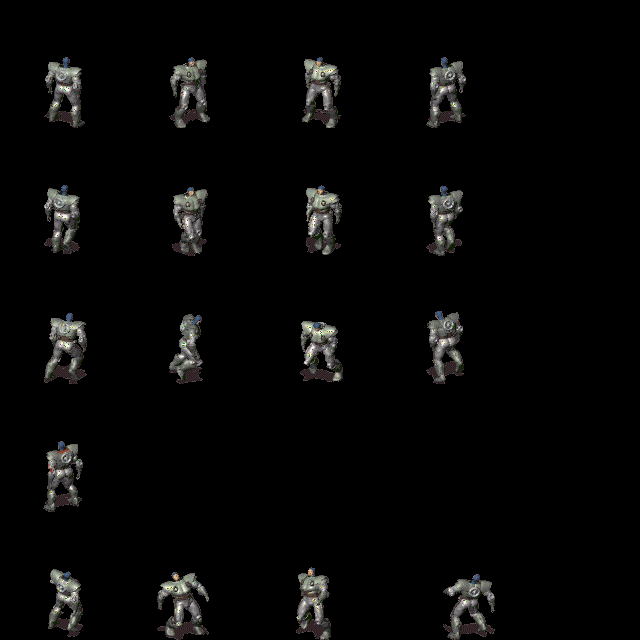

A 2D game scene composited from a Tiled map and its tileset images. What follows is a short description and the map's XML, with every tile layer's data as written:
An orthogonal 5x5 tile map with 128x128 px tiles, 1 tile layer (Capa de Patrones 1).

<map version="1.0" orientation="orthogonal" renderorder="right-down" width="5" height="5" tilewidth="128" tileheight="128" nextobjectid="1">
 <tileset firstgid="1" name="Brotherhood_gatherer" tilewidth="128" tileheight="128" tilecount="256" columns="16">
  <image source="Brotherhood_gatherer.png" width="2048" height="2048" />
  <tile id="0">
   <properties>
    <property name="idle" value="top_right" />
   </properties>
   <animation>
    <frame tileid="0" duration="100" />
    <frame tileid="1" duration="100" />
    <frame tileid="2" duration="100" />
    <frame tileid="3" duration="100" />
    <frame tileid="4" duration="100" />
    <frame tileid="5" duration="100" />
    <frame tileid="6" duration="100" />
    <frame tileid="7" duration="100" />
    <frame tileid="8" duration="100" />
    <frame tileid="9" duration="100" />
    <frame tileid="10" duration="100" />
    <frame tileid="11" duration="100" />
   </animation>
  </tile>
  <tile id="16">
   <properties>
    <property name="idle" value="bottom_right" />
   </properties>
   <animation>
    <frame tileid="16" duration="100" />
    <frame tileid="17" duration="100" />
    <frame tileid="18" duration="100" />
    <frame tileid="19" duration="100" />
    <frame tileid="20" duration="100" />
    <frame tileid="21" duration="100" />
    <frame tileid="22" duration="100" />
    <frame tileid="23" duration="100" />
    <frame tileid="24" duration="100" />
    <frame tileid="25" duration="100" />
    <frame tileid="26" duration="100" />
    <frame tileid="27" duration="100" />
   </animation>
  </tile>
  <tile id="32">
   <properties>
    <property name="idle" value="bottom_left" />
   </properties>
   <animation>
    <frame tileid="32" duration="100" />
    <frame tileid="33" duration="100" />
    <frame tileid="34" duration="100" />
    <frame tileid="35" duration="100" />
    <frame tileid="36" duration="100" />
    <frame tileid="37" duration="100" />
    <frame tileid="38" duration="100" />
    <frame tileid="39" duration="100" />
    <frame tileid="40" duration="100" />
    <frame tileid="41" duration="100" />
    <frame tileid="42" duration="100" />
    <frame tileid="43" duration="100" />
   </animation>
  </tile>
  <tile id="48">
   <properties>
    <property name="idle" value="top_left" />
   </properties>
   <animation>
    <frame tileid="48" duration="100" />
    <frame tileid="49" duration="100" />
    <frame tileid="50" duration="100" />
    <frame tileid="51" duration="100" />
    <frame tileid="52" duration="100" />
    <frame tileid="53" duration="100" />
    <frame tileid="54" duration="100" />
    <frame tileid="55" duration="100" />
    <frame tileid="56" duration="100" />
    <frame tileid="57" duration="100" />
    <frame tileid="58" duration="100" />
    <frame tileid="59" duration="100" />
   </animation>
  </tile>
  <tile id="64">
   <properties>
    <property name="walk" value="top_right" />
   </properties>
   <animation>
    <frame tileid="64" duration="100" />
    <frame tileid="65" duration="100" />
    <frame tileid="66" duration="100" />
    <frame tileid="67" duration="100" />
    <frame tileid="68" duration="100" />
    <frame tileid="69" duration="100" />
    <frame tileid="70" duration="100" />
    <frame tileid="71" duration="100" />
   </animation>
  </tile>
  <tile id="73">
   <properties>
    <property name="hit" value="top_right" />
   </properties>
   <animation>
    <frame tileid="73" duration="100" />
    <frame tileid="74" duration="100" />
    <frame tileid="75" duration="100" />
    <frame tileid="76" duration="100" />
    <frame tileid="77" duration="100" />
    <frame tileid="78" duration="100" />
   </animation>
  </tile>
  <tile id="80">
   <properties>
    <property name="walk" value="bottom_right" />
   </properties>
   <animation>
    <frame tileid="80" duration="100" />
    <frame tileid="81" duration="100" />
    <frame tileid="82" duration="100" />
    <frame tileid="83" duration="100" />
    <frame tileid="84" duration="100" />
    <frame tileid="85" duration="100" />
    <frame tileid="86" duration="100" />
    <frame tileid="87" duration="100" />
   </animation>
  </tile>
  <tile id="89">
   <properties>
    <property name="hit" value="bottom_right" />
   </properties>
   <animation>
    <frame tileid="89" duration="100" />
    <frame tileid="90" duration="100" />
    <frame tileid="91" duration="100" />
    <frame tileid="92" duration="100" />
    <frame tileid="93" duration="100" />
    <frame tileid="94" duration="100" />
   </animation>
  </tile>
  <tile id="96">
   <properties>
    <property name="walk" value="bottom_left" />
   </properties>
   <animation>
    <frame tileid="96" duration="100" />
    <frame tileid="97" duration="100" />
    <frame tileid="98" duration="100" />
    <frame tileid="99" duration="100" />
    <frame tileid="100" duration="100" />
    <frame tileid="101" duration="100" />
    <frame tileid="102" duration="100" />
    <frame tileid="103" duration="100" />
   </animation>
  </tile>
  <tile id="105">
   <properties>
    <property name="hit" value="bottom_left" />
   </properties>
   <animation>
    <frame tileid="105" duration="100" />
    <frame tileid="106" duration="100" />
    <frame tileid="107" duration="100" />
    <frame tileid="108" duration="100" />
    <frame tileid="109" duration="100" />
    <frame tileid="110" duration="100" />
   </animation>
  </tile>
  <tile id="112">
   <properties>
    <property name="walk" value="top_left" />
   </properties>
   <animation>
    <frame tileid="112" duration="100" />
    <frame tileid="113" duration="100" />
    <frame tileid="114" duration="100" />
    <frame tileid="115" duration="100" />
    <frame tileid="116" duration="100" />
    <frame tileid="117" duration="100" />
    <frame tileid="118" duration="100" />
    <frame tileid="119" duration="100" />
   </animation>
  </tile>
  <tile id="121">
   <properties>
    <property name="hit" value="top_left" />
   </properties>
   <animation>
    <frame tileid="121" duration="100" />
    <frame tileid="122" duration="100" />
    <frame tileid="123" duration="100" />
    <frame tileid="124" duration="100" />
    <frame tileid="125" duration="100" />
    <frame tileid="126" duration="100" />
   </animation>
  </tile>
  <tile id="128">
   <properties>
    <property name="gather" value="top_right" />
   </properties>
   <animation>
    <frame tileid="128" duration="100" />
    <frame tileid="129" duration="100" />
    <frame tileid="130" duration="100" />
    <frame tileid="131" duration="100" />
    <frame tileid="132" duration="100" />
    <frame tileid="133" duration="100" />
    <frame tileid="134" duration="100" />
    <frame tileid="135" duration="100" />
    <frame tileid="136" duration="100" />
    <frame tileid="137" duration="100" />
   </animation>
  </tile>
  <tile id="144">
   <properties>
    <property name="gather" value="bottom_right" />
   </properties>
   <animation>
    <frame tileid="144" duration="100" />
    <frame tileid="145" duration="100" />
    <frame tileid="146" duration="100" />
    <frame tileid="147" duration="100" />
    <frame tileid="148" duration="100" />
    <frame tileid="149" duration="100" />
    <frame tileid="150" duration="100" />
    <frame tileid="151" duration="100" />
    <frame tileid="152" duration="100" />
    <frame tileid="153" duration="100" />
   </animation>
  </tile>
  <tile id="160">
   <properties>
    <property name="gather" value="bottom_left" />
   </properties>
   <animation>
    <frame tileid="160" duration="100" />
    <frame tileid="161" duration="100" />
    <frame tileid="162" duration="100" />
    <frame tileid="163" duration="100" />
    <frame tileid="164" duration="100" />
    <frame tileid="165" duration="100" />
    <frame tileid="166" duration="100" />
    <frame tileid="167" duration="100" />
    <frame tileid="168" duration="100" />
    <frame tileid="169" duration="100" />
   </animation>
  </tile>
  <tile id="176">
   <properties>
    <property name="gather" value="top_left" />
   </properties>
   <animation>
    <frame tileid="176" duration="100" />
    <frame tileid="177" duration="100" />
    <frame tileid="178" duration="100" />
    <frame tileid="179" duration="100" />
    <frame tileid="180" duration="100" />
    <frame tileid="181" duration="100" />
    <frame tileid="182" duration="100" />
    <frame tileid="183" duration="100" />
    <frame tileid="184" duration="100" />
    <frame tileid="185" duration="100" />
   </animation>
  </tile>
  <tile id="192">
   <properties>
    <property name="die" value="top_left" />
   </properties>
   <animation>
    <frame tileid="192" duration="100" />
    <frame tileid="193" duration="100" />
    <frame tileid="194" duration="100" />
    <frame tileid="195" duration="100" />
    <frame tileid="196" duration="100" />
    <frame tileid="197" duration="100" />
    <frame tileid="198" duration="100" />
    <frame tileid="199" duration="100" />
    <frame tileid="200" duration="100" />
    <frame tileid="201" duration="100" />
    <frame tileid="202" duration="100" />
   </animation>
  </tile>
 </tileset>
 <layer name="Capa de Patrones 1" width="5" height="5">
  <data encoding="csv">
1,17,33,49,0,
65,81,97,113,0,
129,145,161,177,0,
193,0,0,0,0,
74,90,106,122,0
</data>
 </layer>
</map>
